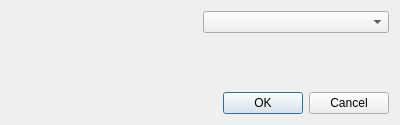
<?xml version="1.0" encoding="UTF-8"?>
<ui version="4.0">
 <class>ITimeDialog</class>
 <widget class="QDialog" name="ITimeDialog">
  <property name="geometry">
   <rect>
    <x>0</x>
    <y>0</y>
    <width>400</width>
    <height>125</height>
   </rect>
  </property>
  <property name="windowTitle">
   <string>Edit timestamp...</string>
  </property>
  <layout class="QVBoxLayout" name="verticalLayout">
   <item>
    <layout class="QHBoxLayout" name="horizontalLayout">
     <item>
      <widget class="CDateTimeEditor" name="dateTimeEdit" native="true">
       <property name="toolTip">
        <string>You can use the up, down, left and right key of 
your keyboard to change the time/date. Or you 
simply type the new time/date.</string>
       </property>
      </widget>
     </item>
     <item>
      <widget class="QComboBox" name="comboTimezone"/>
     </item>
    </layout>
   </item>
   <item>
    <spacer name="verticalSpacer">
     <property name="orientation">
      <enum>Qt::Vertical</enum>
     </property>
     <property name="sizeHint" stdset="0">
      <size>
       <width>20</width>
       <height>40</height>
      </size>
     </property>
    </spacer>
   </item>
   <item>
    <widget class="QDialogButtonBox" name="buttonBox">
     <property name="orientation">
      <enum>Qt::Horizontal</enum>
     </property>
     <property name="standardButtons">
      <set>QDialogButtonBox::Cancel|QDialogButtonBox::Ok</set>
     </property>
    </widget>
   </item>
  </layout>
 </widget>
 <customwidgets>
  <customwidget>
   <class>CDateTimeEditor</class>
   <extends>QWidget</extends>
   <header>widgets/CDateTimeEditor.h</header>
   <container>1</container>
  </customwidget>
 </customwidgets>
 <resources/>
 <connections>
  <connection>
   <sender>buttonBox</sender>
   <signal>accepted()</signal>
   <receiver>ITimeDialog</receiver>
   <slot>accept()</slot>
   <hints>
    <hint type="sourcelabel">
     <x>248</x>
     <y>254</y>
    </hint>
    <hint type="destinationlabel">
     <x>157</x>
     <y>274</y>
    </hint>
   </hints>
  </connection>
  <connection>
   <sender>buttonBox</sender>
   <signal>rejected()</signal>
   <receiver>ITimeDialog</receiver>
   <slot>reject()</slot>
   <hints>
    <hint type="sourcelabel">
     <x>316</x>
     <y>260</y>
    </hint>
    <hint type="destinationlabel">
     <x>286</x>
     <y>274</y>
    </hint>
   </hints>
  </connection>
 </connections>
</ui>
